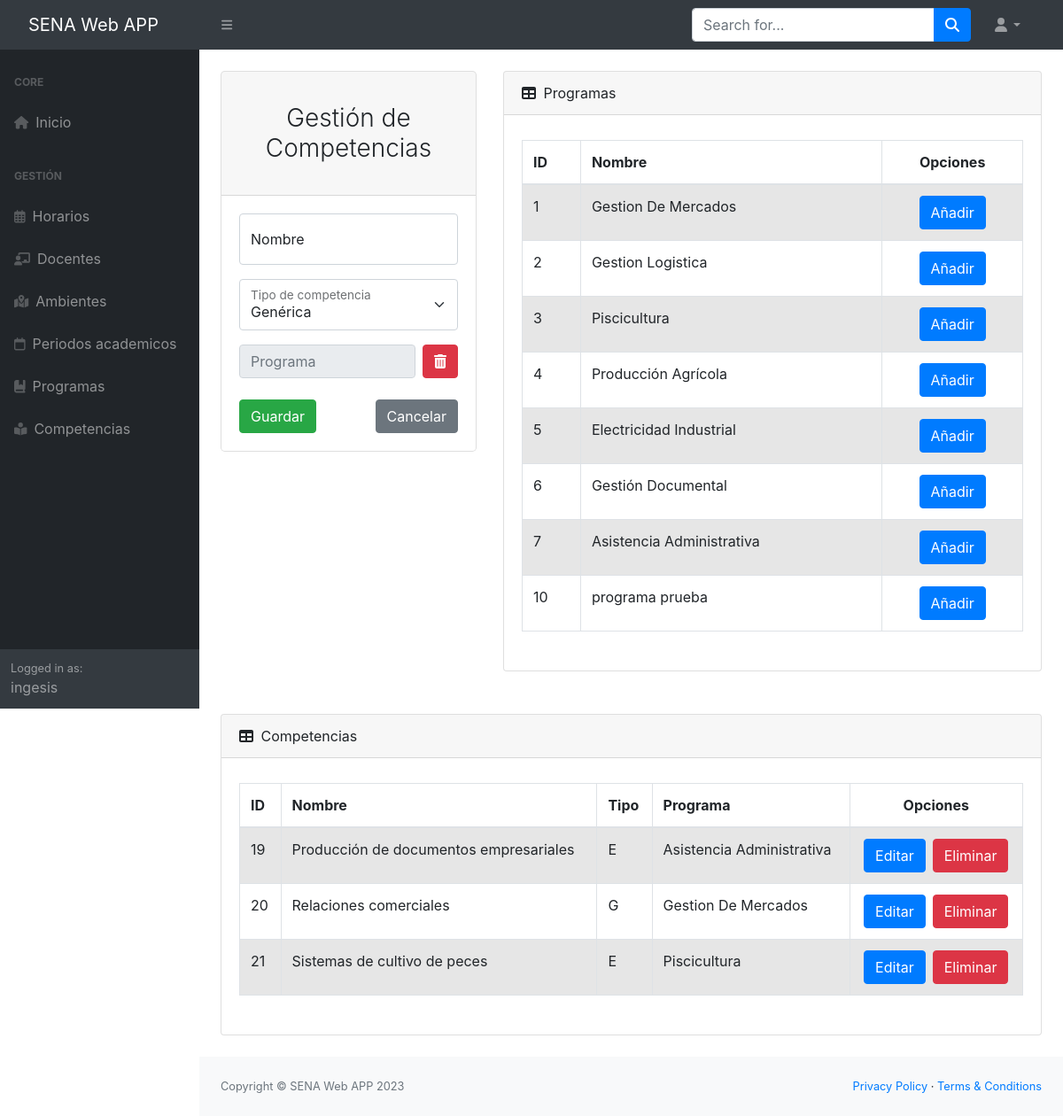
/app/gestionCompetencias/ (signed in), run on the app's committed database.
### Aplicaciones/Academico/models.py (models this page shows, shortened)
class Programa(models.Model):
    nombre = models.CharField(max_length=50)
    def __str__(self) -> str:
        return "{}".format(self.nombre)
    class Meta:
        verbose_name = 'Programa'
        verbose_name_plural = 'Programas'
        db_table = 'programa'

class Competencia(models.Model):
    nombre = models.CharField(max_length=100)
    tipo_competencia = models.CharField(
        max_length=1, choices=tipoCompetencia, default='G')
    programa = models.ForeignKey(
        Programa, null=True, blank=True, on_delete=models.CASCADE)
    class Meta:
        verbose_name = 'Competencia'
        verbose_name_plural = 'Competencias'
        db_table = 'competencia'

### Aplicaciones/Academico/views.py (the view)
# urls.py: path('gestionCompetencias/', login_required(views.gestionCompetencias)),
def gestionCompetencias(request):
    usuario = get_user(request)
    if usuario.is_superuser:
        competenciasListadas = Competencia.objects.all()
        programasListados = Programa.objects.all()
        return render(request, "gestion-competencias.html", {"competencias": competenciasListadas, "programas": programasListados})
    else:
        return render(request, "denegado.html")

### Aplicaciones/Academico/templates/gestion-competencias.html (shortened to what this page needs)
{% extends "./base.html" %}
{% block body %}
<div class="container-fluid px-4">
    <div class="row">
        <div class="col-sm-12 col-md-6 col-lg-4 col-xl-4 mt-4">
            <div class="card border-1 rounded-lg">
                <div class="card-header">
                    <h3 class="text-center font-weight-light my-4">
                        Gestión de Competencias
                    </h3>
                </div>
                <div class="card-body">
                    <form action="registrarCompetencia/" method="POST">
                        <div class="form-floating mb-3">
                            <input class="form-control" id="txtNombre" name="txtNombre" type="text" placeholder="Nombre" maxlength="50" required/>
                            <label for="txtNombre">Nombre</label>
                        </div>
                        <div class="form-floating mb-3">
                            <select class="form-select" id="tipoCompetencia" name="tipoCompetencia" aria-label="Floating label select example">
                                <option value="G" selected>Genérica</option>
                            </select>
                            <label for="tipoCompetencia">Tipo de competencia</label>
                        </div>
                        <div class="form-floating mb-3">
                            <div class="d-flex gap-2">
                                <input class="form-control" readonly id="programas-l2" name="programas-l2" placeholder="Programa"/>
                                <a class="btn btn-danger remove-btn"><i class="fa-solid fa-trash-can"></i></a>
                            </div>
                        </div>
                        <div class="d-flex align-items-center justify-content-between mt-4 mb-0">
                            <button type="submit" class="btn btn-success text-white">Guardar</button>
                            <a class="btn btn-secondary" href="/app/gestionCompetencias/"> Cancelar</a>
                        </div>
                    </form>
                </div>
            </div>
        </div>
        <div class="col-sm-12 col-md-6 col-lg-8 col-xl-8 mt-4">
            <div class="card mb-4">
                <div class="card-header">
                    <i class="fas fa-table me-1"></i>
                    Programas
                </div>
                <div class="card-body">
                    <div class="table-responsive py-2">
                        <table
                            class="table table-striped table-hover table-bordered"
                        >
                            <thead class="">
                                <tr>
                                    <th class="text-left" scope="col">ID</th>
                                    <th class="text-left" scope="col">Nombre</th>
                                    <th colspan="2" class="text-center">Opciones</th>
                                </tr>
                            </thead>
                            <tbody>
                                {% for p in programas %}
                                <tr>
                                    <td class="text-left pid" scope="row">{{p.id}}</td>
                                    <td class="text-left pnombre">{{p.nombre}}</td>
                                    <td>
                                        <div class="d-flex gap-2 justify-content-center">
                                            <button href="#" class="btn btn-primary add-btn" data-id="{{p.id}}">Añadir</button>
                                        </div>
                                    </td>
                                </tr>
                                {% endfor %}
                            </tbody>
                        </table>
                    </div>
                </div>
            </div>
        </div>
    </div>
    <div class="row">
        <div class="col-12 mt-4">
            <div class="card mb-4">
                <div class="card-header">
                    <i class="fas fa-table me-1"></i>
                    Competencias
                </div>
                <div class="card-body">
                    <div class="table-responsive py-2">
                        <table
                            class="table table-striped table-hover table-bordered"
                        >
                            <thead class="">
                                <tr>
                                    <th class="text-left" scope="col">ID</th>
                                    <th class="text-left" scope="col">
                                        Nombre
                                    </th>
                                    <th class="text-left" scope="col">Tipo</th>
                                    <th class="text-left" scope="col">
                                        Programa
                                    </th>
                                    <th colspan="2" class="text-center">
                                        Opciones
                                    </th>
                                </tr>
                            </thead>
                            <tbody>
                                {% for c in competencias %}
                                <tr>
                                    <td class="text-left" scope="row">
                                        {{c.id}}
                                    </td>
                                    <td class="text-left">{{c.nombre}}</td>
                                    <td class="text-left">
                                        {{c.tipo_competencia}}
                                    </td>
                                    <td class="text-left">{{c.programa}}</td>
                                    <td>
                                        <div
                                            class="d-flex gap-2 justify-content-center"
                                        >
                                            <a
                                                href="editarCompetencia/{{c.id}}"
                                                class="btn btn-primary"
                                            >
                                                Editar
                                            </a>
                                            <a
                                                href="eliminarCompetencia/{{c.id}}"
                                                class="btn btn-danger btnEliminar"
                                            >
                                                Eliminar
                                            </a>
                                        </div>
                                    </td>
                                </tr>
                                {% endfor %}
                            </tbody>
                        </table>
                    </div>
                </div>
            </div>
        </div>
    </div>
</div>
 {% endblock %}

### Aplicaciones/Academico/templates/base.html (shortened to what this page needs)
<!DOCTYPE html>
<html lang="en">
    <head>
        {% load static %}
        <link rel="stylesheet" href="{% static '/css/style.css' %}" />
        <link
            rel="stylesheet"
            href="https://cdn.jsdelivr.net/npm/bootstrap@4.5.3/dist/css/bootstrap.min.css"
        />
        <link
            rel="stylesheet"
            href="https://cdnjs.cloudflare.com/ajax/libs/bootstrap-datepicker/1.9.0/css/bootstrap-datepicker.min.css"
        />
        <link
            rel="stylesheet"
            href="https://cdnjs.cloudflare.com/ajax/libs/font-awesome/4.7.0/css/font-awesome.min.css"
        />
    </head>
    <body class="sb-nav-fixed">
        <nav class="sb-topnav navbar navbar-expand navbar-dark bg-dark">
            <a class="navbar-brand ps-3" href="/">SENA Web APP</a>
            <button
                class="btn btn-link btn-sm order-1 order-lg-0 me-4 me-lg-0"
                id="sidebarToggle"
                href="#!"
            >
                <i class="fas fa-bars"></i>
            </button>
            <form
                class="d-none d-md-inline-block form-inline ms-auto me-0 me-md-3 my-2 my-md-0"
            >
                <div class="input-group">
                    <input
                        class="form-control"
                        type="text"
                        placeholder="Search for..."
                        aria-label="Search for..."
                        aria-describedby="btnNavbarSearch"
                    />
                    <button
                        class="btn btn-primary"
                        id="btnNavbarSearch"
                        type="button"
                    >
                        <i class="fas fa-search"></i>
                    </button>
                </div>
            </form>
            <ul class="navbar-nav ms-auto ms-md-0 me-3 me-lg-4">
                <li class="nav-item dropdown">
                    <a
                        class="nav-link dropdown-toggle"
                        id="navbarDropdown"
                        href="#"
                        role="button"
                        data-bs-toggle="dropdown"
                        aria-expanded="false"
                        ><i class="fas fa-user fa-fw"></i
                    ></a>
                </li>
            </ul>
        </nav>
        <div id="layoutSidenav">
            <div id="layoutSidenav_nav">
                <nav
                    class="sb-sidenav accordion sb-sidenav-dark"
                    id="sidenavAccordion"
                >
                    <div class="sb-sidenav-menu">
                        <div class="nav">
                            <div class="sb-sidenav-menu-heading">Core</div>
                            <a class="nav-link" href="/">
                                <div class="sb-nav-link-icon">
                                    <i class="fa-solid fa-house"></i>
                                </div>
                                Inicio
                            </a>
                            <div class="sb-sidenav-menu-heading">Gestión</div>
                            <a class="nav-link" href="/app/gestionHorarios/">
                                <div class="sb-nav-link-icon">
                                    <i class="fa-regular fa-calendar-days"></i>
                                </div>
                                Horarios
                            </a>
                            <a class="nav-link" href="/app/gestionDocentes/">
                                <div class="sb-nav-link-icon">
                                    <i class="fa-solid fa-chalkboard-user"></i>
                                </div>
                                Docentes
                            </a>
                            <a class="nav-link" href="/app/gestionAmbientes/">
                                <div class="sb-nav-link-icon">
                                    <i class="fa-solid fa-map-location-dot"></i>
                                </div>
                                Ambientes
                            </a>
                            <a class="nav-link" href="/app/gestionPeriodos/">
                                <div class="sb-nav-link-icon">
                                    <i class="fa-regular fa-calendar"></i>
                                </div>
                                Periodos academicos
                            </a>
                            <a class="nav-link" href="/app/gestionProgramas/">
                                <div class="sb-nav-link-icon">
                                    <i class="fa-solid fa-book-bookmark"></i>
                                </div>
                                Programas
                            </a>
                            <a
                                class="nav-link"
                                href="/app/gestionCompetencias/"
                            >
                                <div class="sb-nav-link-icon">
                                    <i class="fa-solid fa-book-open-reader"></i>
                                </div>
                                Competencias
                            </a>
                        </div>
                    </div>
                    <div class="sb-sidenav-footer">
                        <div class="small">Logged in as:</div>
                        {{user.username}}
                    </div>
                </nav>
            </div>
            <div id="layoutSidenav_content">
                <main>{% block body %} {% endblock %}</main>
                <footer class="py-4 bg-light mt-auto">
                    <div class="container-fluid px-4">
                        <div
                            class="d-flex align-items-center justify-content-between small"
                        >
                            <div class="text-muted">
                                Copyright &copy; SENA Web APP 2023
                            </div>
                            <div>
                                <a href="#">Privacy Policy</a>
                                &middot;
                                <a href="#">Terms &amp; Conditions</a>
                            </div>
                        </div>
                    </div>
                </footer>
            </div>
        </div>
    </body>
</html>

### data on the page
Programa: id "1", nombre "Gestion De Mercados"
Programa: id "2", nombre "Gestion Logistica"
Programa: id "3", nombre "Piscicultura"
Programa: id "4", nombre "Producción Agrícola"
Programa: id "5", nombre "Electricidad Industrial"
Programa: id "6", nombre "Gestión Documental"
Programa: id "7", nombre "Asistencia Administrativa"
Programa: id "10", nombre "programa prueba"
Competencia: id "19", nombre "Producción de documentos empresariales", tipo_competencia "E", programa "Asistencia Administrativa"
Competencia: id "20", nombre "Relaciones comerciales", tipo_competencia "G", programa "Gestion De Mercados"
Competencia: id "21", nombre "Sistemas de cultivo de peces", tipo_competencia "E", programa "Piscicultura"

### other printed values
{{ user.username }} "ingesis"
